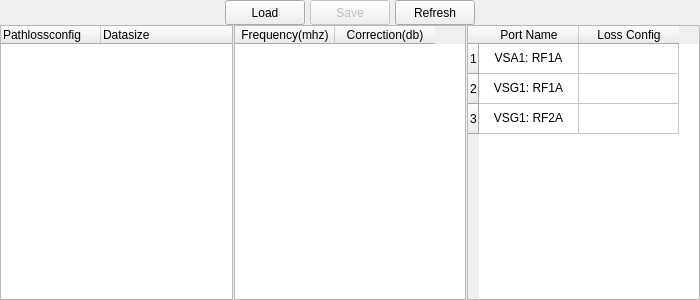
<?xml version="1.0" encoding="UTF-8"?>
<ui version="4.0">
 <class>PathLossBox</class>
 <widget class="QFrame" name="PathLossBox">
  <property name="geometry">
   <rect>
    <x>0</x>
    <y>0</y>
    <width>700</width>
    <height>300</height>
   </rect>
  </property>
  <property name="sizePolicy">
   <sizepolicy hsizetype="Minimum" vsizetype="Minimum">
    <horstretch>0</horstretch>
    <verstretch>0</verstretch>
   </sizepolicy>
  </property>
  <property name="minimumSize">
   <size>
    <width>700</width>
    <height>300</height>
   </size>
  </property>
  <property name="windowTitle">
   <string>Frame</string>
  </property>
  <layout class="QVBoxLayout" name="verticalLayout">
   <property name="spacing">
    <number>0</number>
   </property>
   <property name="leftMargin">
    <number>0</number>
   </property>
   <property name="topMargin">
    <number>0</number>
   </property>
   <property name="rightMargin">
    <number>0</number>
   </property>
   <property name="bottomMargin">
    <number>0</number>
   </property>
   <item>
    <layout class="QHBoxLayout" name="horizontalLayout_2">
     <property name="spacing">
      <number>5</number>
     </property>
     <item>
      <spacer name="horizontalSpacer_2">
       <property name="orientation">
        <enum>Qt::Horizontal</enum>
       </property>
       <property name="sizeHint" stdset="0">
        <size>
         <width>40</width>
         <height>20</height>
        </size>
       </property>
      </spacer>
     </item>
     <item>
      <widget class="QPushButton" name="pushButton_2">
       <property name="enabled">
        <bool>true</bool>
       </property>
       <property name="sizePolicy">
        <sizepolicy hsizetype="Minimum" vsizetype="Minimum">
         <horstretch>0</horstretch>
         <verstretch>0</verstretch>
        </sizepolicy>
       </property>
       <property name="minimumSize">
        <size>
         <width>0</width>
         <height>25</height>
        </size>
       </property>
       <property name="maximumSize">
        <size>
         <width>16777215</width>
         <height>25</height>
        </size>
       </property>
       <property name="text">
        <string>Load</string>
       </property>
      </widget>
     </item>
     <item>
      <widget class="QPushButton" name="pushButton_4">
       <property name="enabled">
        <bool>false</bool>
       </property>
       <property name="sizePolicy">
        <sizepolicy hsizetype="Minimum" vsizetype="Minimum">
         <horstretch>0</horstretch>
         <verstretch>0</verstretch>
        </sizepolicy>
       </property>
       <property name="minimumSize">
        <size>
         <width>0</width>
         <height>25</height>
        </size>
       </property>
       <property name="maximumSize">
        <size>
         <width>16777215</width>
         <height>25</height>
        </size>
       </property>
       <property name="text">
        <string>Save</string>
       </property>
      </widget>
     </item>
     <item>
      <widget class="QPushButton" name="pushButton_7">
       <property name="enabled">
        <bool>true</bool>
       </property>
       <property name="sizePolicy">
        <sizepolicy hsizetype="Minimum" vsizetype="Minimum">
         <horstretch>0</horstretch>
         <verstretch>0</verstretch>
        </sizepolicy>
       </property>
       <property name="minimumSize">
        <size>
         <width>0</width>
         <height>25</height>
        </size>
       </property>
       <property name="maximumSize">
        <size>
         <width>16777215</width>
         <height>25</height>
        </size>
       </property>
       <property name="text">
        <string>Refresh</string>
       </property>
      </widget>
     </item>
     <item>
      <spacer name="horizontalSpacer">
       <property name="orientation">
        <enum>Qt::Horizontal</enum>
       </property>
       <property name="sizeHint" stdset="0">
        <size>
         <width>40</width>
         <height>20</height>
        </size>
       </property>
      </spacer>
     </item>
    </layout>
   </item>
   <item>
    <layout class="QHBoxLayout" name="horizontalLayout" stretch="1,1,1">
     <property name="spacing">
      <number>1</number>
     </property>
     <property name="leftMargin">
      <number>0</number>
     </property>
     <property name="topMargin">
      <number>0</number>
     </property>
     <property name="rightMargin">
      <number>0</number>
     </property>
     <property name="bottomMargin">
      <number>0</number>
     </property>
     <item>
      <widget class="QTreeWidget" name="treeWidget">
       <property name="contextMenuPolicy">
        <enum>Qt::CustomContextMenu</enum>
       </property>
       <column>
        <property name="text">
         <string>Pathlossconfig</string>
        </property>
       </column>
       <column>
        <property name="text">
         <string>Datasize</string>
        </property>
       </column>
      </widget>
     </item>
     <item>
      <widget class="QTableWidget" name="tableWidget">
       <property name="contextMenuPolicy">
        <enum>Qt::CustomContextMenu</enum>
       </property>
       <property name="selectionMode">
        <enum>QAbstractItemView::SingleSelection</enum>
       </property>
       <property name="selectionBehavior">
        <enum>QAbstractItemView::SelectRows</enum>
       </property>
       <column>
        <property name="text">
         <string>Frequency(mhz)</string>
        </property>
       </column>
       <column>
        <property name="text">
         <string>Correction(db)</string>
        </property>
       </column>
      </widget>
     </item>
     <item>
      <widget class="QTableWidget" name="tableWidget_2">
       <property name="contextMenuPolicy">
        <enum>Qt::CustomContextMenu</enum>
       </property>
       <property name="editTriggers">
        <set>QAbstractItemView::NoEditTriggers</set>
       </property>
       <property name="selectionBehavior">
        <enum>QAbstractItemView::SelectRows</enum>
       </property>
       <row>
        <property name="text">
         <string>1</string>
        </property>
       </row>
       <row>
        <property name="text">
         <string>2</string>
        </property>
       </row>
       <row>
        <property name="text">
         <string>3</string>
        </property>
       </row>
       <column>
        <property name="text">
         <string>Port Name</string>
        </property>
       </column>
       <column>
        <property name="text">
         <string>Loss Config</string>
        </property>
       </column>
       <item row="0" column="0">
        <property name="text">
         <string>VSA1: RF1A</string>
        </property>
        <property name="textAlignment">
         <set>AlignCenter</set>
        </property>
       </item>
       <item row="0" column="1">
        <property name="text">
         <string/>
        </property>
        <property name="textAlignment">
         <set>AlignCenter</set>
        </property>
       </item>
       <item row="1" column="0">
        <property name="text">
         <string>VSG1: RF1A</string>
        </property>
        <property name="textAlignment">
         <set>AlignCenter</set>
        </property>
       </item>
       <item row="1" column="1">
        <property name="text">
         <string/>
        </property>
        <property name="textAlignment">
         <set>AlignCenter</set>
        </property>
       </item>
       <item row="2" column="0">
        <property name="text">
         <string>VSG1: RF2A</string>
        </property>
        <property name="textAlignment">
         <set>AlignCenter</set>
        </property>
       </item>
       <item row="2" column="1">
        <property name="text">
         <string/>
        </property>
        <property name="textAlignment">
         <set>AlignCenter</set>
        </property>
       </item>
      </widget>
     </item>
    </layout>
   </item>
  </layout>
 </widget>
 <resources/>
 <connections/>
</ui>
